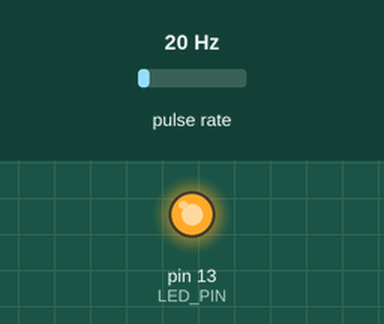
A sketch run on a simulated Arduino Uno, built with avr-gcc and run on an emulated ATmega328P. Shown: output pins drawn as LEDs (lit = HIGH). Wiring (inferred from the names in the program): pulse sensor: data pin 2. The test bench sets the inputs (shaded band); at power-on: pulse rate 20 Hz. What the sketch prints to the serial monitor is not drawn.

Above: at 1.5 s.
1.6 s: pulse rate (sensor on pin 2) set to 196 Hz
Timing chart, 0 to 4.6 s (numbered marks = the images above; inputs shaded):
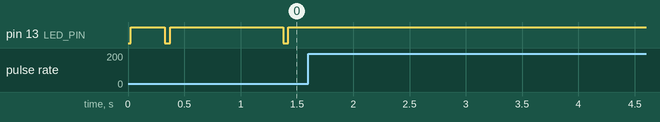

Measured:
- after the input at 1.6 s, pin 13 (LED_PIN): stops changing and stays HIGH
- by itself, pin 13 (LED_PIN): alternates HIGH for 1.0 s and LOW for 0.05 s

The sketch:

liquid_flow_monitor.ino
```cpp
/*
 * Simple Liquid Flow Monitor - Fixed Version
 * Arduino Uno + SEN-HZ21WA Water Flow Sensor
 *
 * This version removes the problematic testConnection loop
 * and starts flow monitoring immediately.
 */

// Pin definitions
const int FLOW_SENSOR_PIN = 2;    // Digital pin for flow sensor (interrupt capable)
const int LED_PIN = 13;           // Built-in LED for status indication

// Flow sensor specifications for SEN-HZ21WA
const float CALIBRATION_FACTOR = 7.5; // 7.5 Hz per L/min
const int SAMPLE_SIZE = 3;             // Buffer size for moving average
const unsigned long MEASUREMENT_INTERVAL = 1000; // 1 second intervals

// Global variables
volatile unsigned long pulseCount = 0;
volatile unsigned long lastPulseMillis = 0;
unsigned long lastMeasurementTime = 0;
float flowRateBuffer[SAMPLE_SIZE];
int bufferIndex = 0;
bool bufferFilled = false;
const unsigned long DEBOUNCE_TIME = 5; // 5ms debounce

// Additional variables
volatile bool newPulseDetected = false;
unsigned long totalPulseCount = 0;
bool sensorConnected = false;
unsigned long lastPulseTime = 0;
const unsigned long CONNECTION_TIMEOUT = 5000;

void setup() {
  // Initialize serial communication
  Serial.begin(9600);

  // Initialize pins
  pinMode(FLOW_SENSOR_PIN, INPUT_PULLUP);
  pinMode(LED_PIN, OUTPUT);

  // Attach interrupt for flow sensor
  attachInterrupt(digitalPinToInterrupt(FLOW_SENSOR_PIN), pulseCounter, FALLING);

  // Initialize flow rate buffer
  for (int i = 0; i < SAMPLE_SIZE; i++) {
    flowRateBuffer[i] = 0.0;
  }

  // Simple startup message - NO LOOPS!
  Serial.println("=== Liquid Flow Monitor - Ready ===");
  Serial.println("CSV Format: Time(ms),FlowRate(L/min),TotalVolume(L),Status,CurrentPulses,TotalPulses");
  Serial.flush();

  // Quick LED blink to show ready
  digitalWrite(LED_PIN, HIGH);
  delay(200);
  digitalWrite(LED_PIN, LOW);

  lastMeasurementTime = millis();
}

void loop() {
  unsigned long currentTime = millis();

  // Check if it's time for a new measurement
  if (currentTime - lastMeasurementTime >= MEASUREMENT_INTERVAL) {
    calculateAndDisplayFlow(currentTime);
    lastMeasurementTime = currentTime;
  }

  // Check sensor connection status
  checkSensorConnection();

  // Blink LED to show system is alive (only if no pulse activity)
  static unsigned long lastBlink = 0;
  if (currentTime - lastBlink > 3000 && !newPulseDetected) {
    if (currentTime - lastPulseTime > 2000) { // Only blink if no recent pulses
      digitalWrite(LED_PIN, HIGH);
      delay(100);
      digitalWrite(LED_PIN, LOW);
    }
    lastBlink = currentTime;
  }

  // Small delay to prevent overwhelming the serial output
  delay(10);
}

// Interrupt service routine for pulse counting
void pulseCounter() {
  unsigned long currentMillis = millis();

  // Debounce: ignore pulses that come too quickly
  if (currentMillis - lastPulseMillis >= DEBOUNCE_TIME) {
    pulseCount++;
    totalPulseCount++;
    lastPulseTime = currentMillis;
    lastPulseMillis = currentMillis;
    sensorConnected = true;
    newPulseDetected = true;

    // Blink LED briefly to show pulse detected
    digitalWrite(LED_PIN, HIGH);
  }
}

// Calculate flow rate and display results
void calculateAndDisplayFlow(unsigned long currentTime) {
  // Turn off LED from pulse indication
  if (newPulseDetected) {
    delay(50); // Keep LED on briefly
    digitalWrite(LED_PIN, LOW);
    newPulseDetected = false;
  }

  // Disable interrupts while reading pulse count
  noInterrupts();
  unsigned long currentPulseCount = pulseCount;
  pulseCount = 0;
  interrupts();

  // Calculate flow rate in L/min
  float flowRate = (float(currentPulseCount) * 60.0) / CALIBRATION_FACTOR;

  // Apply moving average filter
  flowRateBuffer[bufferIndex] = flowRate;
  bufferIndex = (bufferIndex + 1) % SAMPLE_SIZE;
  if (bufferIndex == 0) bufferFilled = true;

  // Calculate averaged flow rate
  float averagedFlowRate = calculateMovingAverage();

  // Calculate total volume
  static float totalVolume = 0.0;
  if (averagedFlowRate > 0.001) {
    totalVolume += (averagedFlowRate * MEASUREMENT_INTERVAL) / 60000.0;
  }

  // Determine system status
  String status = getSensorStatus();

  // Output CSV data
  Serial.print(currentTime);
  Serial.print(",");
  Serial.print(averagedFlowRate, 4);
  Serial.print(",");
  Serial.print(totalVolume, 5);
  Serial.print(",");
  Serial.print(status);
  Serial.print(",");
  Serial.print(currentPulseCount);
  Serial.print(",");
  Serial.println(totalPulseCount);
}

// Calculate moving average
float calculateMovingAverage() {
  float sum = 0.0;
  int count = bufferFilled ? SAMPLE_SIZE : bufferIndex;

  for (int i = 0; i < count; i++) {
    sum += flowRateBuffer[i];
  }

  return count > 0 ? sum / count : 0.0;
}

// Check sensor connection status
void checkSensorConnection() {
  unsigned long currentTime = millis();

  if (currentTime - lastPulseTime > CONNECTION_TIMEOUT && lastPulseTime > 0) {
    sensorConnected = false;
  }
}

// Get sensor status string
String getSensorStatus() {
  if (!sensorConnected && lastPulseTime == 0) {
    return "WAITING";
  } else if (!sensorConnected) {
    return "DISCONNECTED";
  } else {
    return "CONNECTED";
  }
}
```
